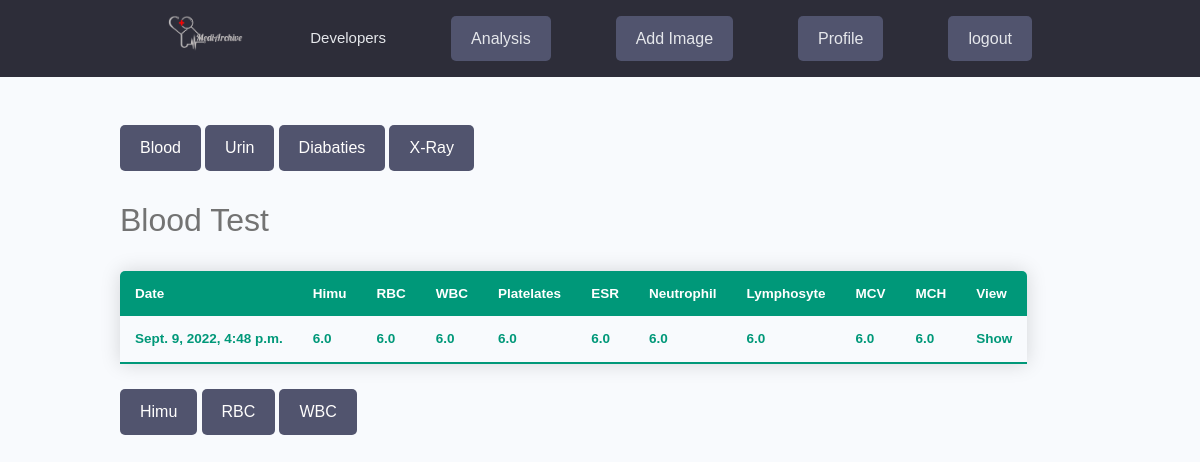
Page /bloodAnalysis/ (signed in) on the committed database.
### medical_report/models.py (models this page shows, shortened)
class Blood_report(models.Model):
    blood_owner = models.ForeignKey(Profile,null=True,blank=True,on_delete=models.CASCADE)
    hemoglobin = models.FloatField(null=True, blank=True)
    rbc = models.FloatField(null=True, blank=True)
    wbc = models.FloatField(null=True, blank=True)
    platelets = models.FloatField(null=True, blank=True)
    esr = models.FloatField(null=True, blank=True)
    neutrophil = models.FloatField(null=True, blank=True)
    lymphocyte = models.FloatField(null=True, blank=True)
    mcv = models.FloatField(null=True, blank=True)
    mch = models.FloatField(null=True, blank=True)
    created = models.DateTimeField(auto_now_add=True, blank=False)
    id = models.UUIDField(default=uuid.uuid4,unique=True,primary_key=True,editable=False)

### medical_report/views.py (the view)
# urls.py: path('bloodAnalysis/',bloodAnalysis,name='bloodAnalysis'),
@login_required(login_url='login')
def bloodAnalysis(request):
    profile = request.user.profile
    pr = profile.blood_report_set.all()
    context = {'pr': pr}
    return render(request, "medical_report/blood_analysis.html",context)

### medical_report/templates/medical_report/blood_analysis.html
{% extends 'main.html' %}
{% load static %}
{% block content  %}
<div class="container">
    <br><br>
        <a href="{% url 'bloodAnalysis' %}" class="btn btn--sub">Blood</a>
        <a href="{% url 'urinAnalysis' %}" class="btn btn--sub">Urin</a>
        <a href="" class="btn btn--sub">Diabaties</a>
        <a href="" class="btn btn--sub">X-Ray</a>
    <br><br>
    <div class=" ">
        <h3>Blood Test</h3>
        <table class="content-table">
            <thead>
            <tr>
                <th>Date</th>
                <th>Himu</th>
                <th>RBC</th>
                <th>WBC</th>
                <th>Platelates</th>
                <th>ESR</th>
                <th>Neutrophil</th>
                <th>Lymphosyte</th>
                <th>MCV</th>
                <th>MCH</th>
                <td>View</td>
            </tr>
            </thead>
            <tbody >
                {% for p in pr %}
                <tr class="active-row">
                    <td>{{  p.created }}</td>
                    <td>{{  p.hemoglobin }}</td>
                    <td>{{  p.rbc }}</td>
                    <td>{{  p.wbc }}</td>
                    <td>{{  p.platelets }}</td>
                    <td>{{  p.esr }}</td>
                    <td>{{  p.neutrophil }}</td>
                    <td>{{  p.lymphocyte }}</td>
                    <td>{{  p.mcv }}</td>
                    <td>{{  p.mch }}</td>
                    <td>Show</td>
                </tr>
                {% endfor %}
            </tbody>
        </table>
        <a href="" class="btn btn--sub">Himu</a>
        <a href="" class="btn btn--sub">RBC</a>
        <a href="" class="btn btn--sub">WBC</a>
    </div>
</div>
{% endblock  %}

### static/styles/app.css (style rules this page uses)
:root { --color-sub: #2d2d39; }
.btn--sub { background-color: var(--color-sub-light); }

### static/styles/a.css (style rules this page uses)
* { font-family: sans-serif; }
.content-table { border-collapse: collapse; margin: 25px 0; font-size: 0.9em; min-width: 400px; border-radius: 5px 5px 0 0; overflow: hidden; box-shadow: 0 0 20px rgba(0, 0, 0, 0.15); }
.content-table thead tr { background-color: #009879; color: #ffffff; text-align: left; font-weight: bold; }
.content-table th, .content-table td { padding: 12px 15px; }
.content-table tbody tr { border-bottom: 1px solid #dddddd; }
.content-table tbody tr:last-of-type { border-bottom: 2px solid #009879; }
.content-table tbody tr.active-row { font-weight: bold; color: #009879; }

### static/uikit/styles/modules/_variables.css (style rules this page uses)
:root { --color-main: #5aa5b9; --color-main-light: #e6faff; --color-sub: #3f4156; --color-sub-light: #51546e; --color-sub-lighter: #ededfd; --color-text: #737373; --color-gray: #8b8b8b; --color-light: #e5e7eb; --color-light-gray: #767676; --color-bg: #f8fafd; --color-white: #fffefd; --color-white-light: #f3f3f3; --color-success: #359e64; --color-success-bg: #def8e8; --color-error: #fc4b0b; --color-error-bg: #fff2ee; --font-base: 'Poppins', arial, helvetica, 'Segoe UI', roboto, ubuntu, sans-serif; --font-monospace: 'Fira Code', 'Courier New', courier, monospace; --font-regular: 300; --font-medium: 500; --font-bold: 700; --generic-shadow: 1px 1px 5px #00000010; --generic-transition: all 0.3s ease-in-out; }

### static/uikit/styles/modules/_base.css (style rules this page uses)
* { margin: 0; padding: 0; box-sizing: border-box; text-rendering: optimizeLegibility; color: inherit; font-size: inherit; }
html { font-size: 50%; }
@media only screen and (min-width: 480px) { html { font-size: 56.25%; } }
@media only screen and (min-width: 1200px) { html { font-size: 62.5%; } }
body { line-height: 1.6; font-weight: 400; font-size: 1.5rem; color: var(--color-text); background-color: var(--color-bg); min-height: 100vh; }

### static/uikit/styles/modules/_typography.css (style rules this page uses)
* { font-family: var(--font-base); }
h3 { font-size: 3.2rem; font-weight: var(--font-medium); }
a { padding-bottom: 2px; text-decoration: none; display: inline-block; color: var(--color-main); font-weight: var(--font-medium); }

### static/uikit/styles/modules/_utilities.css (style rules this page uses)
.container { width: 92%; max-width: 165rem; margin: 0 auto; box-sizing: border-box; }
@media screen and (min-width: 1000px) { .container { width: 90%; } }
@media screen and (min-width: 1200px) { .container { width: 80%; } }

### static/uikit/styles/modules/_button.css (style rules this page uses)
.btn { display: inline-block; position: relative; cursor: pointer; background-color: var(--color-light); font-weight: var(--font-medium); color: var(--color-sub); text-decoration: none; padding: 1rem 2rem; border-radius: 0.5rem; border: none; width: -webkit-fit-content; width: -moz-fit-content; width: fit-content; height: -webkit-fit-content; height: -moz-fit-content; height: fit-content; font-size: 1.6rem; outline-width: 0; outline-color: transparent; -webkit-backface-visibility: hidden; backface-visibility: hidden; transition: all 0.3s ease-in-out; }
.btn--sub { background-color: var(--color-sub); color: var(--color-white); }

### rows in the picture
Blood_report: created "Sept. 9, 2022, 4:48 p.m.", hemoglobin "6.0", rbc "6.0", wbc "6.0", platelets "6.0", esr "6.0", neutrophil "6.0", lymphocyte "6.0", mcv "6.0", mch "6.0"
